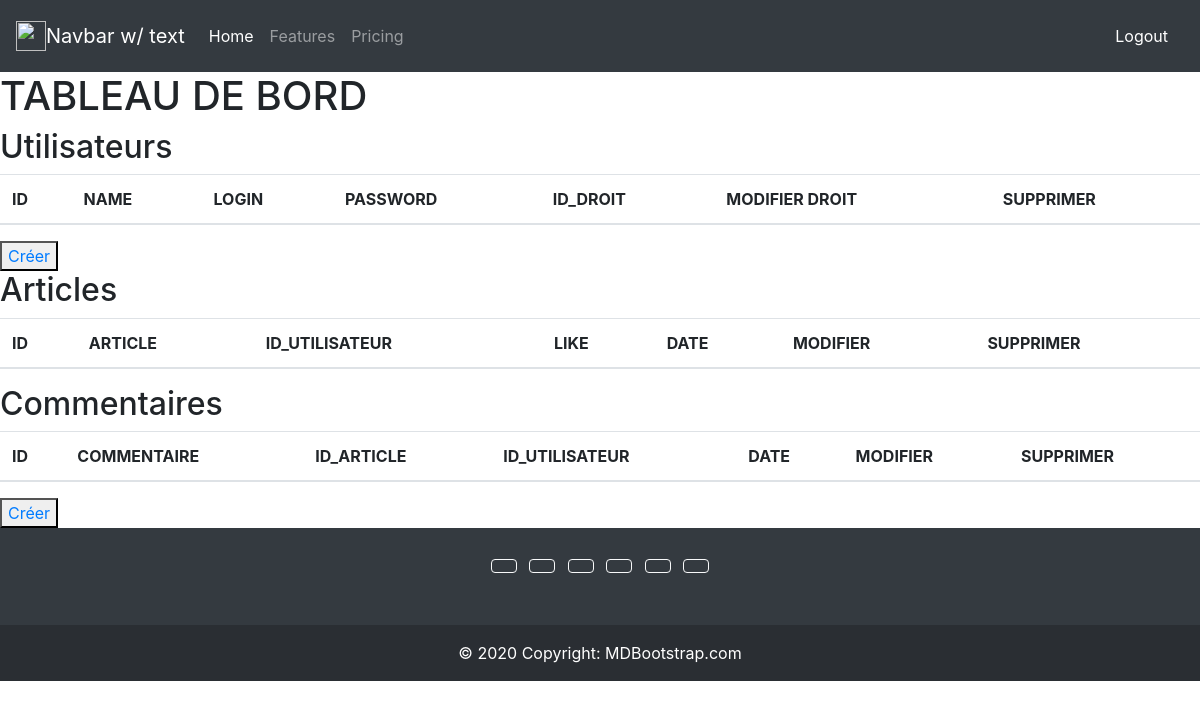
Before: /php/admin.php with the older database file.
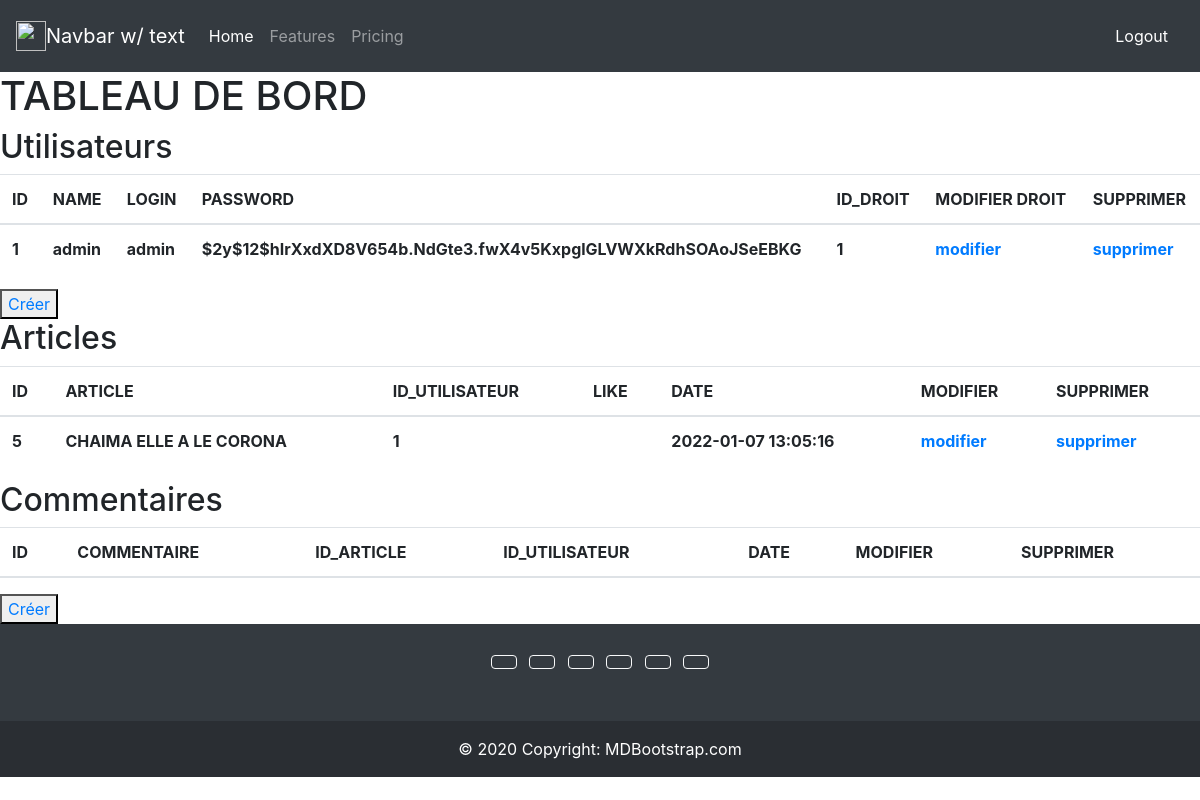
After: the same page with the newer database file.
### tables this page shows
CREATE TABLE `utilisateurs` (
  `id` int(11) NOT NULL,
  `name` varchar(255) NOT NULL,
  `login` varchar(255) NOT NULL,
  `password` varchar(255) NOT NULL,
  `avatar` text,
  `id_droits` int(11) NOT NULL DEFAULT '1'
);

CREATE TABLE `articles` (
  `id` int(11) NOT NULL,
  `article` text,
  `id_utilisateur` int(11) NOT NULL,
  `image` text,
  `date` timestamp NOT NULL DEFAULT CURRENT_TIMESTAMP ON UPDATE CURRENT_TIMESTAMP,
  `verif` tinyint(1) NOT NULL DEFAULT '0'
);

### php/admin.php (the view, shortened to what this page needs)
<?php
require_once 'config.php';
$req = $bdd->query('SELECT * FROM utilisateurs');
$req3 = $bdd->query('SELECT * FROM articles');
$req4 = $bdd->query('SELECT * FROM commentaires');
?>
<!DOCTYPE html>
<html lang="fr">
<head>
</head>
<body>
    <?php include("header.php"); ?>
    <main>
        <div>
            <h1 class="tarr">TABLEAU DE BORD</h1>
        </div>
        <section>
<h2 class="h2admin">Utilisateurs</h2>
        <table class="table">
            <thead>
                <tr>
                    <th class="th">ID</th>
                    <th class="th">NAME</th>
                    <th class="th">LOGIN</th>
                    <th class="th">PASSWORD</th>
                    <th class="th">ID_DROIT</th>
                    <th class="th">MODIFIER DROIT</th>
                    <th class="th">SUPPRIMER</th>
                </tr>
            </thead>
            <tbody>
                <?php
                while ($rows = $req->fetch()) {
                    echo "<tr><th>$rows[id]</th>";
                    echo "<th>$rows[name]</th>";
                    echo "<th>$rows[login]</th>";
                    echo "<th>$rows[password]</th>";
                    echo "<th>$rows[id_droits]</th>";
                    echo "<th><a href=\"modifier-utilisateur.php?id=$rows[id]\">modifier</a></th>";
                    echo "<th><a href=\"supprimer-utilisateurs.php?id=$rows[id]\">supprimer</a></th></tr>";
                }
                ?>
            </tbody>
        </table>
        <button class="button" type="submit" name="connexion"><a href="creer-utilisateurs.php?id=<?php $rows['id'];?>\">Créer</a></button>
    </section>
        <section>
<h2 class="h2admin">Articles</h2>
        <table class="table">
            <thead>
                <tr>
                    <th class="th">ID</th>
                    <th class="th">ARTICLE</th>
                    <th class="th">ID_UTILISATEUR</th>
                    <th class="th">LIKE</th>
                    <th class="th">DATE</th>
                    <th class="th">MODIFIER</th>
                    <th class="th">SUPPRIMER</th>
                </tr>
            </thead>
            <tbody>
                <?php
                while ($rows = $req3->fetch()) {
                    echo "<tr><th>$rows[id]</th>";
                    echo "<th>$rows[article]</th>";
                    echo "<th>$rows[id_utilisateur]</th>";
                    echo "<th>$rows[like]</th>";
                    echo "<th>$rows[date]</th>";
                    echo "<th><a href=\"profil.php?id=$rows[id]\">modifier</a></th>";
                    echo "<th><a href=\"supprimer-articles.php?id=$rows[id]\">supprimer</a></th></tr>";
                }
                ?>
            </tbody>
        </table>
    </section>
        <section>
<h2 class="h2admin">Commentaires</h2>
        <table class="table">
            <thead>
                <tr>
                    <th class="th">ID</th>
                    <th class="th">COMMENTAIRE</th>
                    <th class="th">ID_ARTICLE</th>
                    <th class="th">ID_UTILISATEUR</th>
                    <th class="th">DATE</th>
                    <th class="th">MODIFIER</th>
                    <th class="th">SUPPRIMER</th>
                </tr>
            </thead>
                <?php
                while ($rows = $req4->fetch()) {
                    echo "<tr><th>$rows[id]</th>";
                    echo "<th>$rows[commentaire]</th>";
                    echo "<th>$rows[id_article]</th>";
                    echo "<th>$rows[id_utilisateur]</th>";
                    echo "<th>$rows[date]</th>";
                    echo "<th><a href=\"modifier.php?id=$rows[id]\">modifier</a></th>";
                    echo "<th><a href=\"profil.php?id=$rows[id]\">supprimer</a></th></tr>";
                }
                ?>
        </table>
        <button class="button" type="submit" name="connexion"><a href="creer-commentaires.php?id=<?php $rows['id'];?>\">Créer</a></button>
    </section>
 <?php include("footer.php"); ?>
</body>
</html>

Changed rows visible on the page:
added utilisateurs: id "1", name "admin", login "admin", password "$2y$12$hIrXxdXD8V654b.NdGte3.fwX4v5KxpglGLVWXkRdhSOAoJSeEBKG", id_droits "1"
added articles: id "5", article "CHAIMA ELLE A LE CORONA", id_utilisateur "1", date "2022-01-07 13:05:16"
